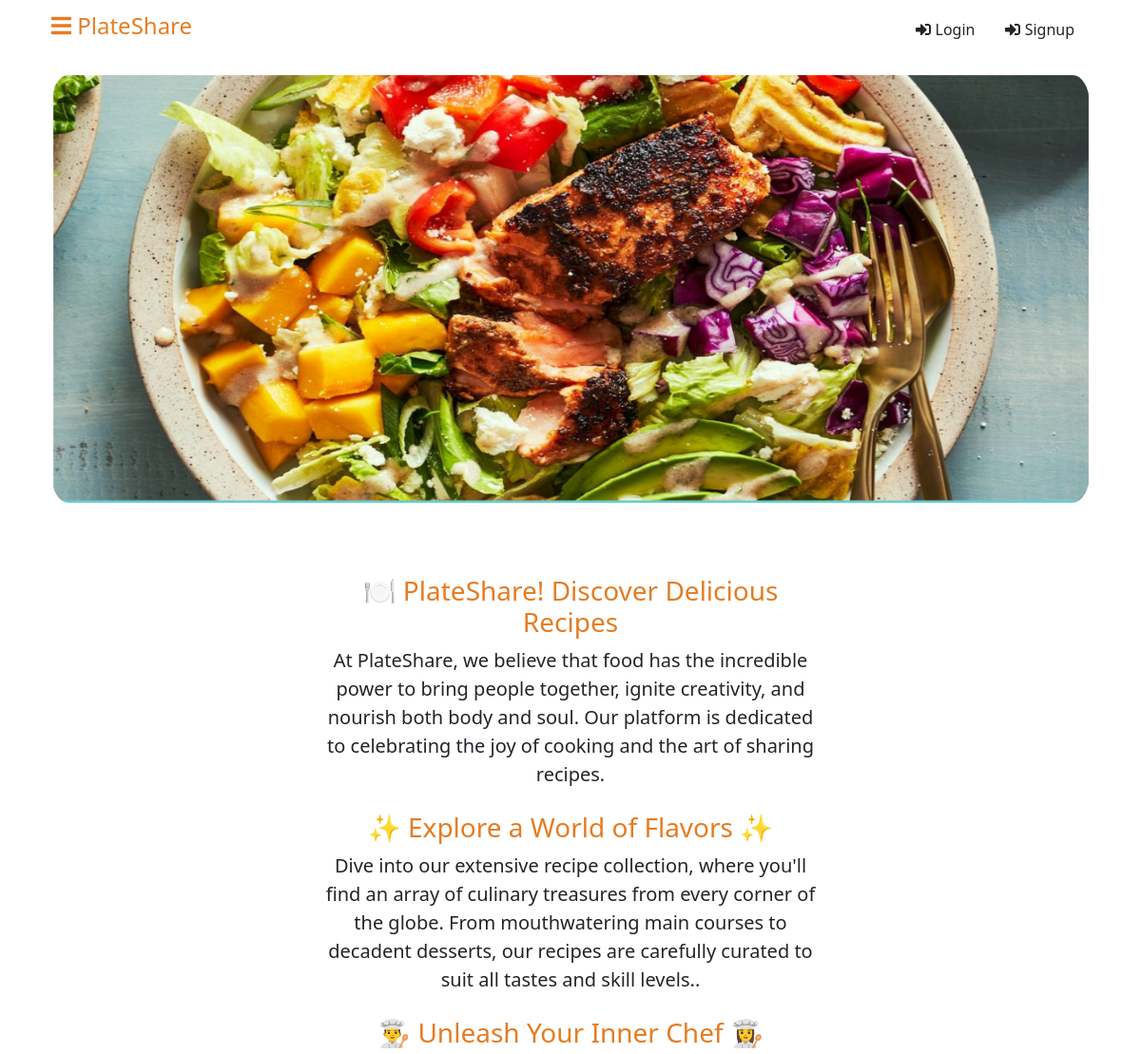
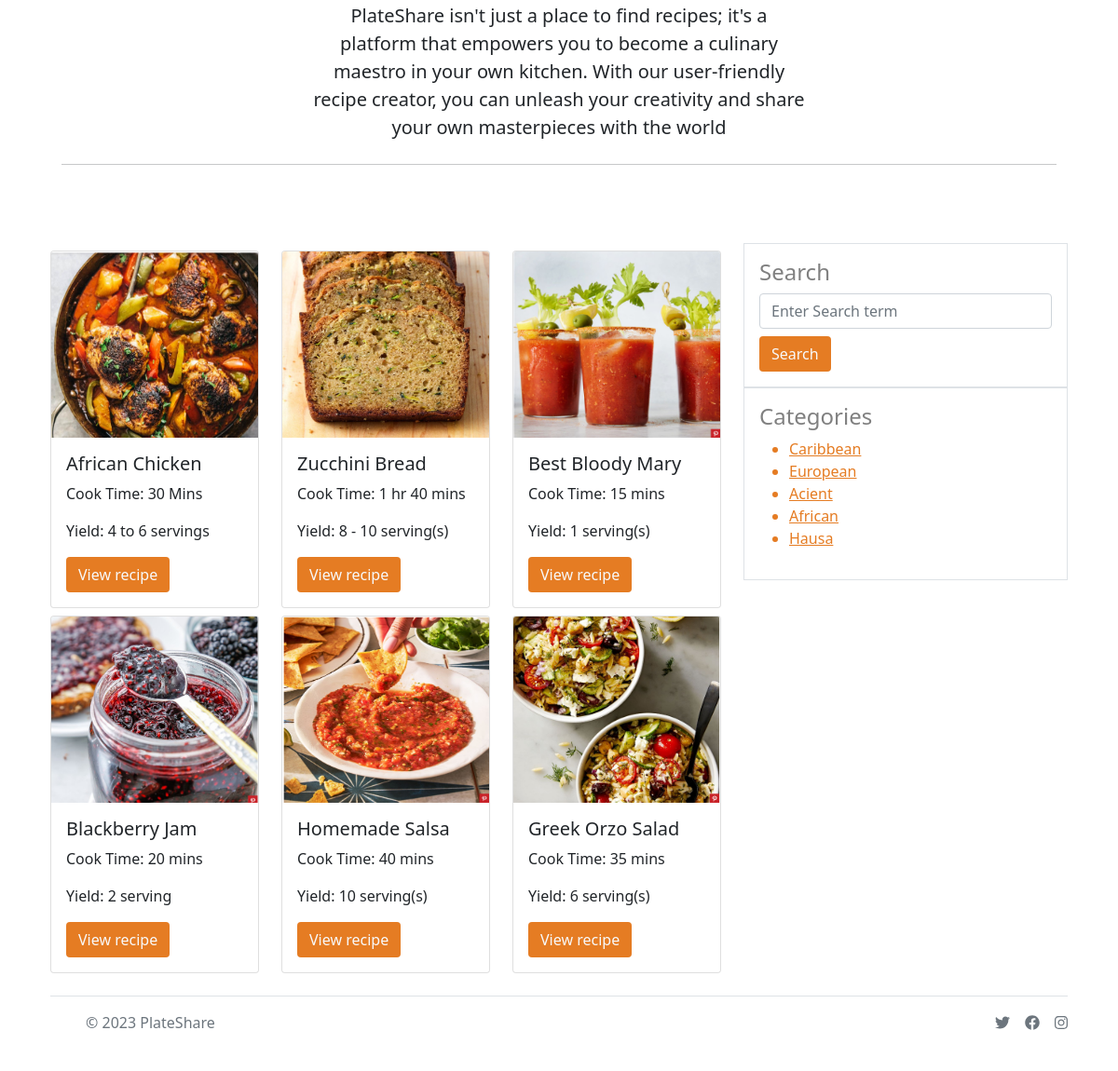
The page / on the database its author committed (2 pictures, top to bottom).
### tables this page shows
CREATE TABLE `recipes` (
  `id` int(11) NOT NULL,
  `title` varchar(1000) DEFAULT NULL,
  `ingredient` text DEFAULT NULL,
  `direction` text DEFAULT NULL,
  `cook_time` varchar(1000) DEFAULT NULL,
  `yield` varchar(1000) DEFAULT NULL,
  `category_id` varchar(1000) DEFAULT NULL,
  `image` varchar(1000) DEFAULT NULL,
  `timestamp` timestamp(6) NOT NULL DEFAULT current_timestamp(6),
  `status` int(11) NOT NULL
);

CREATE TABLE `category` (
  `id` int(11) NOT NULL,
  `name` varchar(1000) DEFAULT NULL
);

### index.php (the view, shortened to what this page needs)
<?php
require "inc/header.php";
?>
<div class="container">
  <?php require './pages/header-home.php'; ?>
  <div class="container-fluid my-3">
    <div class="row">
      <img class="d-block mx-auto mb-4" src="./images/plateshare.png" alt="" width="1050" height="450" style="border-radius: 30px;">
      <div class="px-4 py-1 my-5 text-center">
        <div class="col-lg-6 mx-auto">
          <h3 style="color:#E57C23"> 🍽️ PlateShare! Discover Delicious Recipes</h3>
          <p class="lead mb-4">At PlateShare, we believe that food has the incredible power to bring people together,
            ignite creativity, and nourish both body and soul. Our platform is dedicated
            to celebrating the joy of cooking and the art of sharing recipes.</p>
          <h3 style="color:#E57C23">✨ Explore a World of Flavors ✨</h3>
          <p class="lead mb-4">Dive into our extensive recipe collection,
            where you'll find an array of culinary treasures from every corner of the globe.
            From mouthwatering main courses to decadent desserts,
            our recipes are carefully curated to suit all tastes and skill levels..</p>
          <h3 style="color:#E57C23">👨‍🍳 Unleash Your Inner Chef 👩‍🍳</h3>
          <p class="lead mb-4">PlateShare isn't just a place to find recipes;
            it's a platform that empowers you to become a culinary maestro in your own kitchen.
            With our user-friendly recipe creator, you can unleash your creativity and share your
            own masterpieces with the world</p>
        </div>
        <P>
          <hr>
        </p>
      </div>
    </div>
  </div>
  <div class="container-fluid my-3">
    <div class="row">
      <div class="col-8">
        <div class="row">
          <?php
          $sql = "SELECT * FROM recipes  WHERE status = 1 ORDER BY id DESC ";
          $query = mysqli_query($connection, $sql);
          while ($result = mysqli_fetch_assoc($query)) {
          ?>
            <div class="col-4 mt-2">
              <div class="card">
                <img src="<?php echo $result["image"]; ?>" style="height:200px; width:100%" class="card-img-top">
                <div class="card-body">
                  <h5 class="card-title"><?php echo $result["title"]; ?></h5>
                  <p class="card-text">Cook Time: <?php echo $result["cook_time"] ?>
                  <p class="card-text">Yield: <?php echo $result["yield"] ?>
                  </p>
                  <a href="read-recipe.php?recipe_id=<?php echo $result["id"]; ?>" class="btn text-light" style="background-color:#E57C23;">View recipe</a>
                </div>
              </div>
            </div>
          <?php
          }
          ?>
        </div>
      </div>
      <div class="col-4">
        <div class="border p-3">
          <form action="search.php" method="post">
            <div class="form-group">
              <h4 style="color:gray">Search</h4>
              <input type="text" class="form-control" name="search" placeholder="Enter Search term" id="" required>
            </div>
            <button type="submit" class="btn text-light mt-2" style="background-color:#E57C23;">Search</button>
          </form>
        </div>
        <div class="border p-3">
          <h4 style="color:gray">Categories</h4>
          <ul>
            <?php
            $sql_c = "SELECT * FROM category ORDER BY id DESC";
            $query_c = mysqli_query($connection, $sql_c);
            while ($result_c = mysqli_fetch_assoc($query_c)) {
            ?>
              <li style="color:#E57C23">
                <a style="color:#E57C23" href="recipe-category.php?recipe_category_id=<?php echo $result_c["id"]; ?>">
                  <?php echo $result_c["name"] ?></a>
              </li>
            <?php
            }
            ?>
          </ul>
        </div>
      </div>
    </div>
  </div>
  <?php require './pages/footer-home.php'; ?>
</div>
<?php
require "inc/footer.php";
?>

### inc/header.php (shortened to what this page needs)
<!DOCTYPE html>
<html lang="en">
<head>
    <link rel="stylesheet" href="assets/css/styles.css" />
    <link rel="stylesheet" type="text/css" href="assets/bootstrap/bootstrap.min.css">
    <link rel="stylesheet" href="assets/fontawesome/all.css" />
    <link rel="stylesheet" href="assets/fontawesome/all.min.css" />
    <link rel="stylesheet" href="assets/fontawesome/fontawesome.css" />
    <link rel="stylesheet" href="assets/fontawesome/regular.css" />
    <link rel="stylesheet" href="assets/fontawesome/solid.css" />
</head>
<body>

### pages/header-home.php
<nav class="navbar rounded navbar-light sticky-top" style="background-color:white">
  <div class=" container-fluid">
    <a class="navbar-brand" style="color:#E57C23" href="index.php">
      <h4> <i class="fas fa-bars"></i> PlateShare</h4>
    </a>
    <div class="d-flex">
      <?php
      if (isset($_SESSION["user"])) {
      ?>
        <a href="dashboard.php" class="nav-link text-dark">Dashboard 👨‍🍳 </a><span></span>
        <a href="logout.php" class="nav-link text-danger">
          <i class="fas fa-sign-out-alt"></i> Logout</a>
      <?php
      } else {
      ?>
        <a href="login.php" class="nav-link text-dark">
          <i class="fas fa-sign-in-alt"></i> Login </a><span></span>
        <a href="register.php" class="nav-link text-dark">
          <i class="fas fa-sign-in-alt"></i> Signup</a>
      <?php
      }
      ?>
    </div>
  </div>
</nav>

### pages/footer-home.php
<div class="container">
    <footer class="d-flex flex-wrap justify-content-between align-items-center py-3 my-4 border-top">
        <div class="col-md-4 d-flex align-items-center">
            <a href="/" class="mb-3 me-2 mb-md-0 text-muted text-decoration-none lh-1">
                <svg class="bi" width="30" height="24">
                    <use xlink:href="#bootstrap" />
                </svg>
            </a>
            <span class="mb-3 mb-md-0 text-muted">&copy; <?php echo date("Y"); ?> PlateShare</span>
        </div>
        <ul class="nav col-md-4 justify-content-end list-unstyled d-flex">
            <li class="ms-3"><a class="text-muted" href="#">
                    <i class="social-icon fab fa-twitter"></i>
                </a></li>
            <li class="ms-3"><a class="text-muted" href="#"> <i class="social-icon fab fa-facebook"></i></a></li>
            <li class="ms-3"><a class="text-muted" href="#"> <i class="social-icon fab fa-instagram"></i></a></li>
        </ul>
    </footer>
</div>

### inc/footer.php (shortened to what this page needs)
</body>
</html>

### rows shown on the page
recipes: image (picture), title "African Chicken", cook_time "30 Mins", yield "4 to 6 servings"
recipes: image (picture), title "Zucchini Bread", cook_time "1 hr 40 mins", yield "8 - 10 serving(s)"
recipes: image (picture), title "Best Bloody Mary", cook_time "15 mins", yield "1 serving(s)"
recipes: image (picture), title "Blackberry Jam", cook_time "20 mins", yield "2 serving"
recipes: image (picture), title "Homemade Salsa", cook_time "40 mins", yield "10 serving(s)"
recipes: image (picture), title "Greek Orzo Salad", cook_time "35 mins", yield "6 serving(s)"
category: name "Caribbean"
category: name "European"
category: name "Acient"
category: name "African"
category: name "Hausa"
